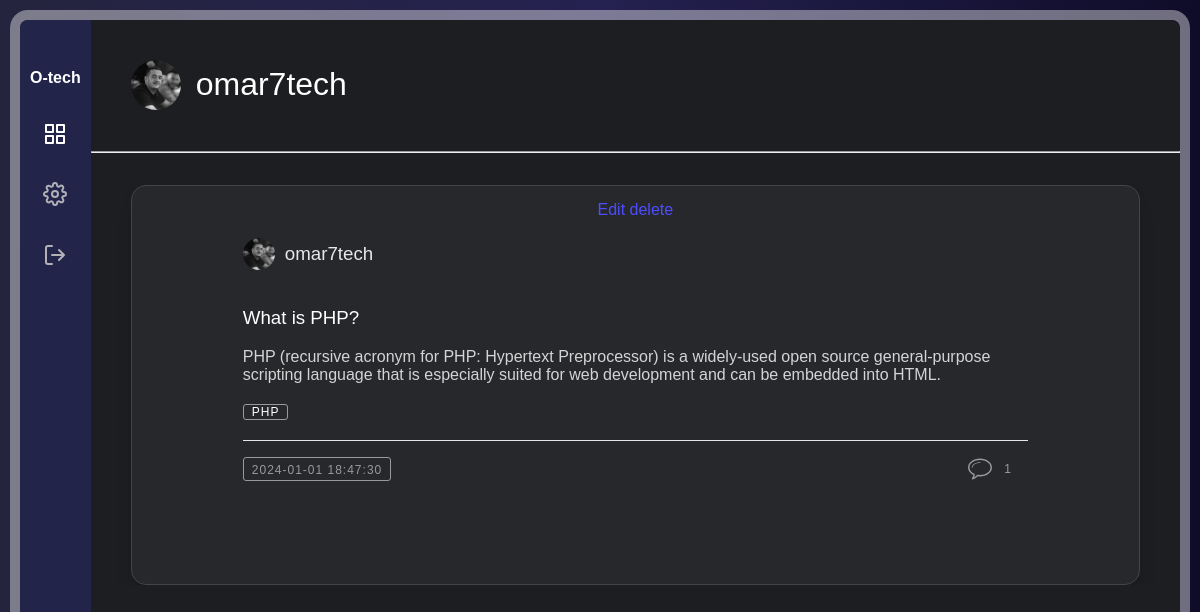
The app's page /project/myposts.php (signed in) with its own data.
### tables this page shows
CREATE TABLE `posts` (
  `id` int(11) NOT NULL,
  `user_id` int(11) NOT NULL,
  `title` varchar(255) NOT NULL,
  `content` text NOT NULL,
  `created_at` datetime NOT NULL,
  `category` varchar(35) NOT NULL
);

CREATE TABLE `users` (
  `id` int(11) NOT NULL,
  `username` varchar(255) NOT NULL,
  `password` varchar(255) NOT NULL,
  `email` varchar(255) NOT NULL,
  `first_name` varchar(255) NOT NULL,
  `last_name` varchar(255) NOT NULL,
  `gender` varchar(15) NOT NULL,
  `profile_picture` varchar(255) DEFAULT NULL,
  `sign_up_date` datetime NOT NULL
);

### project/myposts.php (the view, shortened to what this page needs)
<?php
require("db/db.php");
$username = $_SESSION["username"];
?>
<!DOCTYPE html>
<html lang="en">
<head>
    <link rel="stylesheet" href="style/home.css">
</head>
<body>
    <div class="app-container">
    <?php require("partials/leftarea.php"); ?>
        <div class="main-area">
            <div class="userd">
                <img class="round" src="<?= getProfilePicture($username) ?>" alt="user"
                    onerror="this.src='img/OIP.jpg'" />
                <?php
                function getProfilePicture($username)
                {
                    require("db/db.php");
                    $query = "SELECT profile_picture FROM users WHERE username = ?";
                    $stmt = mysqli_prepare($conn, $query);
                    mysqli_stmt_bind_param($stmt, "s", $username);
                    mysqli_stmt_execute($stmt);
                    mysqli_stmt_store_result($stmt);
                    if (mysqli_stmt_num_rows($stmt) > 0) {
                        mysqli_stmt_bind_result($stmt, $profilePicture);
                        return $profilePicture;
                    } else {
                        return 'img/default-profile-picture.jpg';
                    }
                }
                ?>
                <h1>
                    <?= $username ?>
                </h1>
            </div>
            <br>
            <hr>
            <section class="content-section" style="margin-bottom: 200px;">
                <div class="page">
                    <div class="archive">
                        <?php
                        $id = $_SESSION['id'];
                        $query = "SELECT posts.*, users.username, users.profile_picture, COUNT(comments.id) AS comment_count
    FROM `posts`
    INNER JOIN `users` ON posts.user_id = users.id
    LEFT JOIN `comments` ON posts.id = comments.post_id
    WHERE posts.user_id = $id
    GROUP BY posts.id";
                        $result = mysqli_query($conn, $query);
                        while ($row = mysqli_fetch_assoc($result)):
                            ?>
                            <article class="article">
                                <div class="blog-container">
                                    <div class="blog-header">
                                        <div class="blog-author--no-cover">
                                        <a href="edit_post.php?post_id=<?= $row['id'] ?>">Edit</a>
                                        <a href="delete_post.php?post_id=<?= $row['id'] ?>">delete</a>
                                            <a href="vprofile.php?user=<?= $row['username'] ?>">
                                                <h3>
                                                    <img class="round" src="<?= $row['profile_picture'] ?>" alt="user"
                                                        onerror="this.src='img/OIP.jpg'" />
                                                    <?= $row['username'] ?>
                                                </h3>
                                            </a>
                                        </div>
                                    </div>
                                    <div class="blog-body">
                                        <div class="blog-title">
                                            <h1>
                                                <?= $row["title"] ?>
                                            </h1>
                                        </div>
                                        <div class="blog-summary">
                                            <p>
                                                <?= $row["content"] ?>
                                            </p>
                                        </div>
                                        <div class="blog-tags">
                                            <ul>
                                                <li><a href="home.php?category=<?= $row['category'] ?>">
                                                        <?= $row['category'] ?>
                                                    </a></li>
                                            </ul>
                                        </div>
                                    </div>
                                    <div class="blog-footer">
                                        <ul>
                                            <li class="published-date">
                                                <?= $row['created_at'] ?>
                                            </li>
                                            <li class="comments"><a href="./comment.php?post=<?= $row['id'] ?>"><svg
                                                        class="icon-bubble">
                                                        <use xlink:href="#icon-bubble"></use>
                                                    </svg><span class="numero">
                                                        <?= $row['comment_count'] ?>
                                                    </span></a></li>
                                        </ul>
                                    </div>
                                </div>
                            </article>
                            <?php
                        endwhile;
                        ?>
                    </div>
                </div>
            </section>
        </div>
    </div>
</body>
</html>

### project/style/home.css (style rules this page uses)
* { box-sizing: border-box; font-family: "Poppins", sans-serif; font-weight: 300; }
html { scroll-behavior: smooth; }
html, body { width: 100%; height: 100vh; margin: 0; }
body { font-family: "DM Sans", sans-serif; display: flex; justify-content: center; align-items: center; flex-direction: column; overflow: hidden; overflow-x: hidden; background: #0f0c29; background: -webkit-linear-gradient(to right, #24243e, #191633, #0f0c29); background: linear-gradient(to right, #24243e, #252150, #0f0c29); background-position: center; background-size: cover; padding: 20px; }
:root { --dark-font: #ffffff; --light-font: #c9c9c9da; }
a { text-decoration: none; cursor: pointer; }
.app-container { position: relative; border-radius: 8px; width: 100%; height: 100%; background: linear-gradient(180deg, #000000 0%, rgb(64, 0, 255), 233, 241) 90%; box-shadow: 0 0 0 10px rgba(255, 255, 255, 0.4); display: flex; overflow: hidden; }
.main-area { flex: 1; height: 100%; overflow-y: auto; background: linear-gradient(97deg, #1c1e21 0%, #1c1e21 90%); border-radius: 0 10px 10px 0; padding-bottom: 24px; position: relative; color: #ffffff; }
.content-section { display: block; margin-top: 32px; overflow-x: hidden; padding: 0 40px; }
.userd { margin-top: 25px; align-items: center; display: flex; padding: 0 40px; overflow: hidden; }
.userd img { width: 50px; height: 50px; border-radius: 50%; margin-right: 15px; }
.page { max-width: 1300px; }
.archive { display: grid; grid-template-columns: repeat(auto-fit, minmax(350px, 1fr)); grid-gap: 1em; grid-auto-flow: dense; }
.blog-container { background: #fff; border-radius: 5px; box-shadow: rgba(0, 0, 0, 0.2) 0 4px 2px -2px; font-family: monospace; font-weight: 100; }
@media screen and (min-width: 767px) { .blog-container { width: 40rem; } }
@media screen and (min-width: 959px) { .blog-container { width: 50rem; } }
.blog-container a { color: #4d4dff; text-decoration: none; transition: 0.25s ease; }
.blog-author--no-cover { margin: 0 auto; padding-top: 0.125rem; width: 80%; text-align: center; }
.blog-header { display: flex; flex-direction: column; align-items: center; }
.blog-author--no-cover { text-align: center; }
.blog-author--no-cover h3 { display: flex; align-items: center; }
.blog-author--no-cover h3 img { margin-right: 10px; }
.blog-author--no-cover img { height: 32px; border-radius: 50%; margin-right: 10px; width: 32px; object-fit: cover; }
.blog-author--no-cover h3 { color: #e7e7e7; font-weight: 100; }
.blog-body { margin: 0 auto; width: 80%; max-height: 250px; overflow: auto; }
.blog-summary p { color: #d4d4d4; max-height: px; overflow: auto; }
.blog-tags ul { display: flex; flex-direction: row; flex-wrap: wrap; list-style: none; padding-left: 0; }
.blog-tags a { border: 1px solid #999999; border-radius: 3px; color: #ffffff; font-size: 0.75rem; height: 1.5rem; line-height: 1.5rem; letter-spacing: 1px; padding: 0 0.5rem; text-align: center; text-transform: uppercase; white-space: nowrap; width: 5rem; }
.blog-footer { border-top: 1px solid #e6e6e6; margin: 0 auto; padding-bottom: 0.125rem; width: 80%; }
.blog-footer ul { list-style: none; display: flex; flex: row wrap; justify-content: flex-end; padding-left: 0; }
.blog-footer li:first-child { margin-right: auto; }
.blog-footer li+li { margin-left: 0.5rem; }
.blog-footer li { color: #999999; font-size: 0.75rem; height: 1.5rem; letter-spacing: 1px; line-height: 1.5rem; text-align: center; text-transform: uppercase; position: relative; white-space: nowrap; }
.blog-footer li a { color: #999999; }
.comments { margin-right: 1rem; }
.published-date { border: 1px solid #999999; border-radius: 3px; padding: 0 0.5rem; }
.numero { position: relative; top: -0.5rem; }
.icon-star, .icon-bubble { fill: #999999; height: 24px; margin-right: 0.5rem; transition: 0.25s ease; width: 24px; }
.blog-container { width: auto; border: 1px solid #444; border-radius: 15px; padding: 1em; background: #26282c; box-shadow: 0 5px 10px rgba(0, 0, 0, 0.1), 0 20px 20px rgba(0, 0, 0, 0.05); max-height: 400px; min-height: 400px; }
:root { --vs-primary: 29 92 255; }
.article { width: auto; }

### records on screen
posts: user.profile_picture (picture), user.username "omar7tech", title "What is PHP?", content "PHP (recursive acronym for PHP: Hypertext Preprocessor) is a widely-used open source general-purpose scripting language that is especially suited for web development and can be embedded into HTML.", category "PHP", created_at "2024-01-01 18:47:30", comment_count "1"

### other values on screen
$username "omar7tech"
